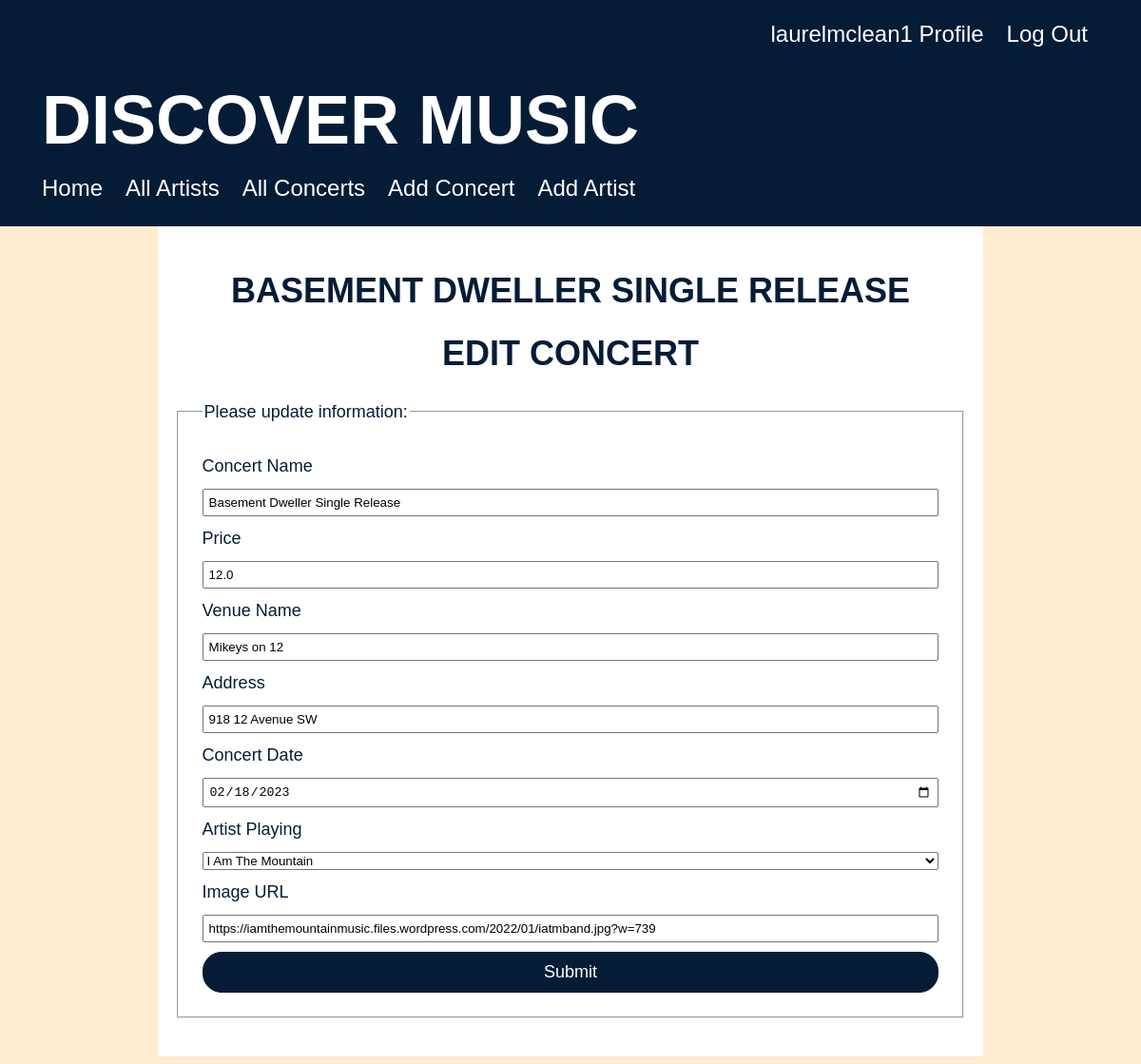
The page /concert/1/edit (signed in) on the database its author committed.
### concert_app/models.py (models this page shows, shortened)
class User(UserMixin, db.Model):
    id = db.Column(db.Integer, primary_key=True)
    username = db.Column(db.String(80), nullable=False, unique=True)
    password = db.Column(db.String(80), nullable=False)
    attending = db.relationship(
        'Concert', secondary='user_concert', back_populates='guests_attending')
    favourites = db.relationship(
        'Artist', secondary='user_artist', back_populates='fans')

class Concert(db.Model):
    id = db.Column(db.Integer, primary_key=True)
    image = db.Column(URLType)
    name = db.Column(db.String(80), nullable=False)
    price = db.Column(db.Float(precision=2), nullable=False)
    venue = db.Column(db.String(80), nullable=False)
    address = db.Column(db.String(80), nullable=False)
    date = db.Column(db.Date)
    artist_id = db.Column(
        db.Integer, db.ForeignKey('artist.id'), nullable=False)
    artist_playing = db.relationship('Artist', back_populates='upcoming_concerts')
    guests_attending = db.relationship(
        'User', secondary='user_concert', back_populates='attending')

### concert_app/main/routes.py (the view)
@main.route('/concert/<concert_id>/edit', methods=['GET', 'POST'])
@login_required
def edit_concert(concert_id):
    concert = Concert.query.get(concert_id)
    form = ConcertForm(obj=concert)
    if form.validate_on_submit():
        form.populate_obj(concert)
        db.session.add(concert)
        db.session.commit()
        flash('Concert was updated successfully')
        return redirect(url_for('main.concert_detail', concert_id=concert.id))
    concert = Concert.query.get(concert_id)
    return render_template('edit_concert.html', concert=concert, form=form)

### concert_app/main/forms.py
class ConcertForm(FlaskForm):
    name = StringField('Concert Name', validators=[DataRequired()])
    image = StringField('Image URL')
    price = FloatField('Price', validators=[DataRequired()])
    venue = StringField('Venue Name', validators=[DataRequired()])
    address = StringField('Address', validators=[DataRequired()])
    date = DateField('Concert Date', validators=[DataRequired()])
    artist_playing = QuerySelectField('Artist Playing',
                                         query_factory=lambda: Artist.query, allow_blank=True)
    submit = SubmitField('Submit')

### concert_app/extensions.py (called while the page is built)
@login_manager.user_loader
def load_user(user_id):
    return User.query.get(user_id)

### concert_app/models.py (called while the page is built)
    def __str__(self):
        return f'{self.name}'

### concert_app/templates/edit_concert.html (shortened to what this page needs)
{% extends 'base.html' %}
{% block content %}
<h2>{{ concert.name }}</h2>
<h2>Edit Concert</h2>
<form method="POST" action="{{ url_for('main.edit_concert', concert_id=concert.id) }}">
    <fieldset>
        <legend>Please update information:</legend>
        {{ form.name.label }}
        {{ form.name }}
        {{ form.price.label }}
        {{ form.price }}
        {{ form.venue.label }}
        {{ form.venue }}
        {{ form.address.label }}
        {{ form.address }}
        {{ form.date.label }}
        {{ form.date }}
        {{ form.artist_playing.label }}
        {{ form.artist_playing }}
        {{ form.image.label }}
        {{ form.image }}
        {{ form.submit }}
    </fieldset>
</form>
{% endblock %}

### concert_app/templates/base.html (shortened to what this page needs)
<!DOCTYPE html>
<html>
<head>
    <link rel="stylesheet" href="/static/style.css">
</head>
<body>
    <div class="header">
        <nav class="nav-profile">
            {% if current_user.is_authenticated %}
            <a href="/profile/{{current_user.username}}">{{ current_user.username }} Profile</a>
            <a href="/logout">Log Out</a>
            {% else %}
            <a href="/signup">Sign Up</a>
            <a href="/login">Log In</a>
            {% endif %}
        </nav>
        <a href="/">
            <h1>Discover Music</h1>
        </a>
        <nav class="nav-tabs">
            <a href="/">Home</a>
            <a href="/artist">All Artists</a>
            <a href="/concert">All Concerts</a>
            {% if current_user.is_authenticated %}
            <a href="/new_concert">Add Concert</a>
            <a href="/new_artist">Add Artist</a>
            {% endif %}
        </nav>
    </div>
    <div id="content">
        {% block content %}{% endblock %}
    </div>
</body>
</html>

### concert_app/static/style.css (style rules this page uses)
body { background-color: #FFECD1; font-size: 18px; font-family: Helvetica, sans-serif; line-height: 1.5; font-weight: 100; display: flex; flex-direction: column; align-items: center; }
#content { width: 70%; background-color: white; padding: 20px; color: #041c36; }
.header { width: 100%; height: 200px; padding: 20px; margin: 0; margin-top: -10px; background-color: #041c36; color: white }
fieldset { display: flex; flex-direction: column; margin: 20px 0; padding: 20px; }
fieldset * { margin: 5px; }
fieldset input { padding: 5px; }
h1 { color: white; text-align: left; font-family: helvetica, sans-serif; font-size: 4em; text-transform: uppercase; margin-top: 0.25em; margin-left: 0.5em; margin-bottom: 0; }
h2 { text-align: center; font-size: 2em; font-family: Helvetica, sans-serif; color: #041c36; text-transform: uppercase; line-height: 1; }
input[type=submit] { background: #041c36; color: white; border-width: 1px; border-style: solid; border-color: #041c36; border-radius: 20px; padding: 10px 14px; font-size: 18px; }
.header a { color: white; text-decoration: none; }
.nav-tabs { display: flex; justify-content: left; margin-left: 1.5em; font-size: 24px; gap: 24px; }
.nav-profile { display: flex; justify-content: right; margin-right: 2em; font-size: 24px; gap: 24px; }

### rows shown on the page
User: username "laurelmclean1"
Concert: name "BASEMENT DWELLER SINGLE RELEASE", name "Basement Dweller Single Release", price "12.0", venue "Mikeys on 12", address "918 12 Avenue SW", date "02/18/2023", image "https://iamthemountainmusic.files.wordpress.com/2022/01/iatmband.jpg?w=739"
